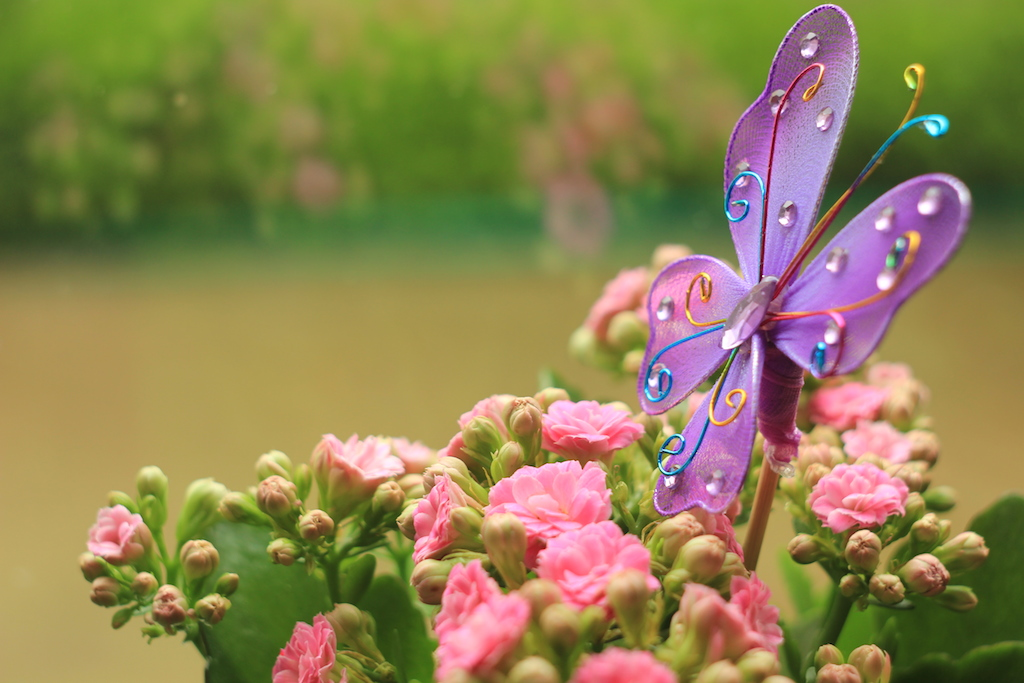
#> input picture g9/image_files/flor.jpg, 1024 x 683 px
$ python ex3.py image_files/flor.jpg   (older library calls are emulated)
#> lines starting #> are read from the running program, lines starting #| are printed output that depends on the picture
from PIL import Image
from PIL import ExifTags
import sys

def main(fname):
#> called with fname = 'image_files/flor.jpg'
    im = Image.open(fname)
#> im is the input picture: PIL image 1024x683 RGB; mean R, G, B 142.7, 130.4, 82.5
    width, height = im.size
#> width = 1024; height = 683
    for s in [0.2, 8]:
        dimension = ( int(width*s), int(height*s) )
        new_im = im.resize( dimension, Image.NEAREST)
        new_im.save(fname+"_NEAREST_"+"-%.2f.jpg" % s)
#> this loop made 2 passes
#> pass 1, in main, `new_im = im.resize( dimension, Image.NEAREST)`:
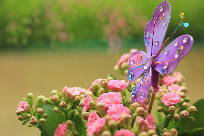
#> new_im: PIL image 204x136 RGB; mean R, G, B 142.7, 130.4, 82.5
    for s in [0.2, 8]:
            dimension = ( int(width*s), int(height*s) )
            new_im = im.resize( dimension, Image.BILINEAR)
            new_im.save(fname+"_BILINEAR_"+"-%.2f.jpg" % s)
#> this loop made 2 passes
#> pass 1, in main, `new_im = im.resize( dimension, Image.BILINEAR)`:
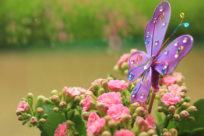
#> new_im: PIL image 204x136 RGB; mean R, G, B 142.7, 130.4, 82.5
    for s in [0.2, 8]:
        dimension = ( int(width*s), int(height*s) )
        new_im = im.resize( dimension, Image.BICUBIC)
        new_im.save(fname+"_BICUBIC_"+"-%.2f.jpg" % s)
    for s in [0.2, 8]:
            dimension = ( int(width*s), int(height*s) )
            new_im = im.resize( dimension, Image.ANTIALIAS)
            new_im.save(fname+"_ANTIALIAS_"+"-%.2f.jpg" % s)


main(sys.argv[1])
